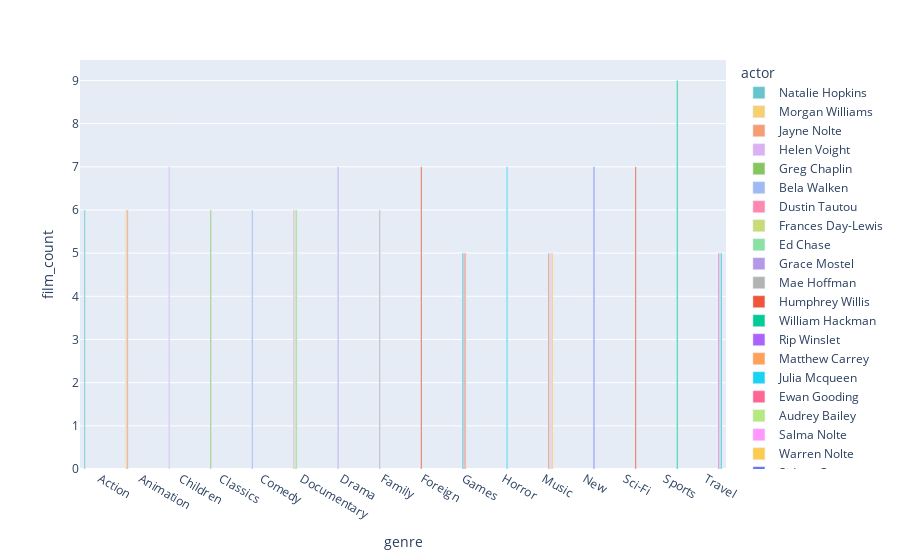

Here is the notebook cell this chart was saved with:
### Code cell
color_map = {actor: color for actor, color in zip(query1_result["actor"].unique(), px.colors.qualitative.Pastel)}

fig = px.bar(query1_result, x="genre", y="film_count", color="actor", barmode="group",
             color_discrete_map=color_map)

fig.show()

### Figure 1 — Plotly figure (JSON) as saved in the notebook; plotly's stock layout.template omitted (floating-point values rounded to 4 significant figures)
{"data": [{"alignmentgroup": "True", "hovertemplate": "actor=Natalie Hopkins<br>genre=%{x}<br>film_count=%{y}<extra></extra>", "legendgroup": "Natalie Hopkins", "marker": {"color": "rgb(102, 197, 204)", "pattern": {"shape": ""}}, "name": "Natalie Hopkins", "offsetgroup": "Natalie Hopkins", "orientation": "v", "showlegend": true, "textposition": "auto", "type": "bar", "x": ["Action"], "xaxis": "x", "y": [6], "yaxis": "y"}, {"alignmentgroup": "True", "hovertemplate": "actor=Morgan Williams<br>genre=%{x}<br>film_count=%{y}<extra></extra>", "legendgroup": "Morgan Williams", "marker": {"color": "rgb(246, 207, 113)", "pattern": {"shape": ""}}, "name": "Morgan Williams", "offsetgroup": "Morgan Williams", "orientation": "v", "showlegend": true, "textposition": "auto", "type": "bar", "x": ["Animation"], "xaxis": "x", "y": [6], "yaxis": "y"}, {"alignmentgroup": "True", "hovertemplate": "actor=Jayne Nolte<br>genre=%{x}<br>film_count=%{y}<extra></extra>", "legendgroup": "Jayne Nolte", "marker": {"color": "rgb(248, 156, 116)", "pattern": {"shape": ""}}, "name": "Jayne Nolte", "offsetgroup": "Jayne Nolte", "orientation": "v", "showlegend": true, "textposition": "auto", "type": "bar", "x": ["Animation"], "xaxis": "x", "y": [6], "yaxis": "y"}, {"alignmentgroup": "True", "hovertemplate": "actor=Helen Voight<br>genre=%{x}<br>film_count=%{y}<extra></extra>", "legendgroup": "Helen Voight", "marker": {"color": "rgb(220, 176, 242)", "pattern": {"shape": ""}}, "name": "Helen Voight", "offsetgroup": "Helen Voight", "orientation": "v", "showlegend": true, "textposition": "auto", "type": "bar", "x": ["Children"], "xaxis": "x", "y": [7], "yaxis": "y"}, {"alignmentgroup": "True", "hovertemplate": "actor=Greg Chaplin<br>genre=%{x}<br>film_count=%{y}<extra></extra>", "legendgroup": "Greg Chaplin", "marker": {"color": "rgb(135, 197, 95)", "pattern": {"shape": ""}}, "name": "Greg Chaplin", "offsetgroup": "Greg Chaplin", "orientation": "v", "showlegend": true, "textposition": "auto", "type": "bar", "x": ["Classics"], "xaxis": "x", "y": [6], "yaxis": "y"}, {"alignmentgroup": "True", "hovertemplate": "actor=Bela Walken<br>genre=%{x}<br>film_count=%{y}<extra></extra>", "legendgroup": "Bela Walken", "marker": {"color": "rgb(158, 185, 243)", "pattern": {"shape": ""}}, "name": "Bela Walken", "offsetgroup": "Bela Walken", "orientation": "v", "showlegend": true, "textposition": "auto", "type": "bar", "x": ["Comedy"], "xaxis": "x", "y": [6], "yaxis": "y"}, {"alignmentgroup": "True", "hovertemplate": "actor=Dustin Tautou<br>genre=%{x}<br>film_count=%{y}<extra></extra>", "legendgroup": "Dustin Tautou", "marker": {"color": "rgb(254, 136, 177)", "pattern": {"shape": ""}}, "name": "Dustin Tautou", "offsetgroup": "Dustin Tautou", "orientation": "v", "showlegend": true, "textposition": "auto", "type": "bar", "x": ["Documentary"], "xaxis": "x", "y": [6], "yaxis": "y"}, {"alignmentgroup": "True", "hovertemplate": "actor=Frances Day-Lewis<br>genre=%{x}<br>film_count=%{y}<extra></extra>", "legendgroup": "Frances Day-Lewis", "marker": {"color": "rgb(201, 219, 116)", "pattern": {"shape": ""}}, "name": "Frances Day-Lewis", "offsetgroup": "Frances Day-Lewis", "orientation": "v", "showlegend": true, "textposition": "auto", "type": "bar", "x": ["Documentary"], "xaxis": "x", "y": [6], "yaxis": "y"}, {"alignmentgroup": "True", "hovertemplate": "actor=Ed Chase<br>genre=%{x}<br>film_count=%{y}<extra></extra>", "legendgroup": "Ed Chase", "marker": {"color": "rgb(139, 224, 164)", "pattern": {"shape": ""}}, "name": "Ed Chase", "offsetgroup": "Ed Chase", "orientation": "v", "showlegend": true, "textposition": "auto", "type": "bar", "x": ["Documentary"], "xaxis": "x", "y": [6], "yaxis": "y"}, {"alignmentgroup": "True", "hovertemplate": "actor=Grace Mostel<br>genre=%{x}<br>film_count=%{y}<extra></extra>", "legendgroup": "Grace Mostel", "marker": {"color": "rgb(180, 151, 231)", "pattern": {"shape": ""}}, "name": "Grace Mostel", "offsetgroup": "Grace Mostel", "orientation": "v", "showlegend": true, "textposition": "auto", "type": "bar", "x": ["Drama"], "xaxis": "x", "y": [7], "yaxis": "y"}, {"alignmentgroup": "True", "hovertemplate": "actor=Mae Hoffman<br>genre=%{x}<br>film_count=%{y}<extra></extra>", "legendgroup": "Mae Hoffman", "marker": {"color": "rgb(179, 179, 179)", "pattern": {"shape": ""}}, "name": "Mae Hoffman", "offsetgroup": "Mae Hoffman", "orientation": "v", "showlegend": true, "textposition": "auto", "type": "bar", "x": ["Family"], "xaxis": "x", "y": [6], "yaxis": "y"}, {"alignmentgroup": "True", "hovertemplate": "actor=Humphrey Willis<br>genre=%{x}<br>film_count=%{y}<extra></extra>", "legendgroup": "Humphrey Willis", "marker": {"color": "#EF553B", "pattern": {"shape": ""}}, "name": "Humphrey Willis", "offsetgroup": "Humphrey Willis", "orientation": "v", "showlegend": true, "textposition": "auto", "type": "bar", "x": ["Foreign"], "xaxis": "x", "y": [7], "yaxis": "y"}, {"alignmentgroup": "True", "hovertemplate": "actor=William Hackman<br>genre=%{x}<br>film_count=%{y}<extra></extra>", "legendgroup": "William Hackman", "marker": {"color": "#00cc96", "pattern": {"shape": ""}}, "name": "William Hackman", "offsetgroup": "William Hackman", "orientation": "v", "showlegend": true, "textposition": "auto", "type": "bar", "x": ["Games"], "xaxis": "x", "y": [5], "yaxis": "y"}, {"alignmentgroup": "True", "hovertemplate": "actor=Rip Winslet<br>genre=%{x}<br>film_count=%{y}<extra></extra>", "legendgroup": "Rip Winslet", "marker": {"color": "#ab63fa", "pattern": {"shape": ""}}, "name": "Rip Winslet", "offsetgroup": "Rip Winslet", "orientation": "v", "showlegend": true, "textposition": "auto", "type": "bar", "x": ["Games"], "xaxis": "x", "y": [5], "yaxis": "y"}, {"alignmentgroup": "True", "hovertemplate": "actor=Matthew Carrey<br>genre=%{x}<br>film_count=%{y}<extra></extra>", "legendgroup": "Matthew Carrey", "marker": {"color": "#FFA15A", "pattern": {"shape": ""}}, "name": "Matthew Carrey", "offsetgroup": "Matthew Carrey", "orientation": "v", "showlegend": true, "textposition": "auto", "type": "bar", "x": ["Games"], "xaxis": "x", "y": [5], "yaxis": "y"}, {"alignmentgroup": "True", "hovertemplate": "actor=Julia Mcqueen<br>genre=%{x}<br>film_count=%{y}<extra></extra>", "legendgroup": "Julia Mcqueen", "marker": {"color": "#19d3f3", "pattern": {"shape": ""}}, "name": "Julia Mcqueen", "offsetgroup": "Julia Mcqueen", "orientation": "v", "showlegend": true, "textposition": "auto", "type": "bar", "x": ["Horror"], "xaxis": "x", "y": [7], "yaxis": "y"}, {"alignmentgroup": "True", "hovertemplate": "actor=Ewan Gooding<br>genre=%{x}<br>film_count=%{y}<extra></extra>", "legendgroup": "Ewan Gooding", "marker": {"color": "#FF6692", "pattern": {"shape": ""}}, "name": "Ewan Gooding", "offsetgroup": "Ewan Gooding", "orientation": "v", "showlegend": true, "textposition": "auto", "type": "bar", "x": ["Music"], "xaxis": "x", "y": [5], "yaxis": "y"}, {"alignmentgroup": "True", "hovertemplate": "actor=Audrey Bailey<br>genre=%{x}<br>film_count=%{y}<extra></extra>", "legendgroup": "Audrey Bailey", "marker": {"color": "#B6E880", "pattern": {"shape": ""}}, "name": "Audrey Bailey", "offsetgroup": "Audrey Bailey", "orientation": "v", "showlegend": true, "textposition": "auto", "type": "bar", "x": ["Music"], "xaxis": "x", "y": [5], "yaxis": "y"}, {"alignmentgroup": "True", "hovertemplate": "actor=Salma Nolte<br>genre=%{x}<br>film_count=%{y}<extra></extra>", "legendgroup": "Salma Nolte", "marker": {"color": "#FF97FF", "pattern": {"shape": ""}}, "name": "Salma Nolte", "offsetgroup": "Salma Nolte", "orientation": "v", "showlegend": true, "textposition": "auto", "type": "bar", "x": ["Music"], "xaxis": "x", "y": [5], "yaxis": "y"}, {"alignmentgroup": "True", "hovertemplate": "actor=Warren Nolte<br>genre=%{x}<br>film_count=%{y}<extra></extra>", "legendgroup": "Warren Nolte", "marker": {"color": "#FECB52", "pattern": {"shape": ""}}, "name": "Warren Nolte", "offsetgroup": "Warren Nolte", "orientation": "v", "showlegend": true, "textposition": "auto", "type": "bar", "x": ["Music"], "xaxis": "x", "y": [5], "yaxis": "y"}, {"alignmentgroup": "True", "hovertemplate": "actor=Sidney Crowe<br>genre=%{x}<br>film_count=%{y}<extra></extra>", "legendgroup": "Sidney Crowe", "marker": {"color": "#636efa", "pattern": {"shape": ""}}, "name": "Sidney Crowe", "offsetgroup": "Sidney Crowe", "orientation": "v", "showlegend": true, "textposition": "auto", "type": "bar", "x": ["New"], "xaxis": "x", "y": [7], "yaxis": "y"}, {"alignmentgroup": "True", "hovertemplate": "actor=Gina Degeneres<br>genre=%{x}<br>film_count=%{y}<extra></extra>", "legendgroup": "Gina Degeneres", "marker": {"color": "#EF553B", "pattern": {"shape": ""}}, "name": "Gina Degeneres", "offsetgroup": "Gina Degeneres", "orientation": "v", "showlegend": true, "textposition": "auto", "type": "bar", "x": ["Sci-Fi"], "xaxis": "x", "y": [7], "yaxis": "y"}, {"alignmentgroup": "True", "hovertemplate": "actor=Ben Willis<br>genre=%{x}<br>film_count=%{y}<extra></extra>", "legendgroup": "Ben Willis", "marker": {"color": "#00cc96", "pattern": {"shape": ""}}, "name": "Ben Willis", "offsetgroup": "Ben Willis", "orientation": "v", "showlegend": true, "textposition": "auto", "type": "bar", "x": ["Sports"], "xaxis": "x", "y": [9], "yaxis": "y"}, {"alignmentgroup": "True", "hovertemplate": "actor=Morgan Hopkins<br>genre=%{x}<br>film_count=%{y}<extra></extra>", "legendgroup": "Morgan Hopkins", "marker": {"color": "#ab63fa", "pattern": {"shape": ""}}, "name": "Morgan Hopkins", "offsetgroup": "Morgan Hopkins", "orientation": "v", "showlegend": true, "textposition": "auto", "type": "bar", "x": ["Travel"], "xaxis": "x", "y": [5], "yaxis": "y"}, {"alignmentgroup": "True", "hovertemplate": "actor=Nick Stallone<br>genre=%{x}<br>film_count=%{y}<extra></extra>", "legendgroup": "Nick Stallone", "marker": {"color": "#FFA15A", "pattern": {"shape": ""}}, "name": "Nick Stallone", "offsetgroup": "Nick Stallone", "orientation": "v", "showlegend": true, "textposition": "auto", "type": "bar", "x": ["Travel"], "xaxis": "x", "y": [5], "yaxis": "y"}, {"alignmentgroup": "True", "hovertemplate": "actor=Olympia Pfeiffer<br>genre=%{x}<br>film_count=%{y}<extra></extra>", "legendgroup": "Olympia Pfeiffer", "marker": {"color": "#19d3f3", "pattern": {"shape": ""}}, "name": "Olympia Pfeiffer", "offsetgroup": "Olympia Pfeiffer", "orientation": "v", "showlegend": true, "textposition": "auto", "type": "bar", "x": ["Travel"], "xaxis": "x", "y": [5], "yaxis": "y"}], "layout": {"barmode": "group", "legend": {"title": {"text": "actor"}, "tracegroupgap": 0}, "margin": {"t": 60}, "xaxis": {"anchor": "y", "domain": [0, 1], "title": {"text": "genre"}}, "yaxis": {"anchor": "x", "domain": [0, 1], "title": {"text": "film_count"}}}}
